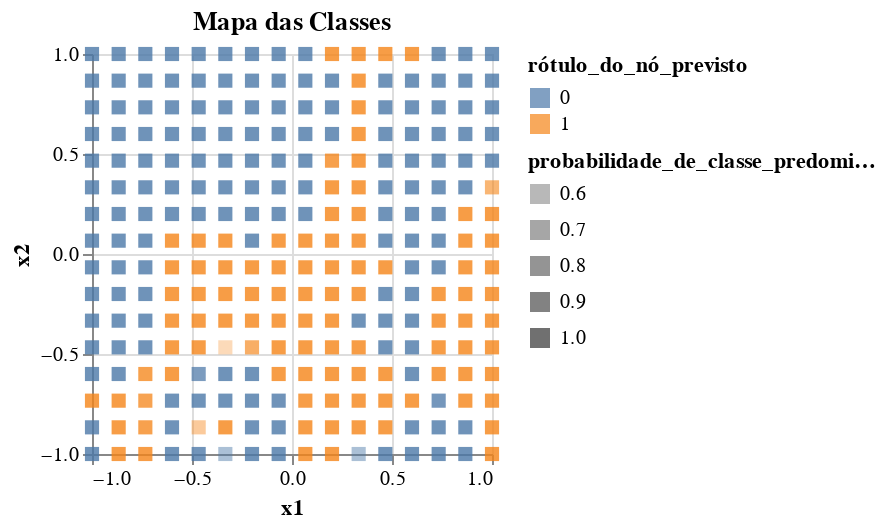

Notebook code for this chart:
### Markdown cell above
##### Mapa das classes

### Code cell
# optional preprocessing
dfclassmap = pd.DataFrame(gtm_best.optimizedModel.matX, columns=["x1", "x2"])
dfclassmap["rótulo_do_nó_previsto"] = gtm_best.node_label
dfclassmap["probabilidade_de_classe_predominante"] = np.max(gtm_best.node_probabilities,axis=1)

# Classification map
alt.Chart(dfclassmap).mark_square().encode(
    x='x1',
    y='x2',
    color='rótulo_do_nó_previsto:N',
    size=alt.value(50),
    opacity='probabilidade_de_classe_predominante:Q',
    tooltip=['x1','x2', 'rótulo_do_nó_previsto:N', 'probabilidade_de_classe_predominante:Q']
).properties(title = "Mapa das Classes", width = 200, height = 200)

### Figure 1 — Vega-Lite specification as saved in the notebook (floating-point values rounded to 4 significant figures; data arrays with more than 128 entries replaced by an {"elided": "..."} marker saying what was removed)
{"config": {"view": {"continuousWidth": 400, "continuousHeight": 300}}, "data": {"name": "data-0758128559bec2b2e41619f8896c082b"}, "mark": "square", "encoding": {"color": {"type": "nominal", "field": "rótulo_do_nó_previsto"}, "opacity": {"type": "quantitative", "field": "probabilidade_de_classe_predominante"}, "size": {"value": 50}, "tooltip": [{"type": "quantitative", "field": "x1"}, {"type": "quantitative", "field": "x2"}, {"type": "nominal", "field": "rótulo_do_nó_previsto"}, {"type": "quantitative", "field": "probabilidade_de_classe_predominante"}], "x": {"type": "quantitative", "field": "x1"}, "y": {"type": "quantitative", "field": "x2"}}, "height": 200, "title": "Mapa das Classes", "width": 200, "$schema": "https://vega.github.io/schema/vega-lite/v4.8.1.json", "datasets": {"data-0758128559bec2b2e41619f8896c082b": {"elided": "256 records"}}}
